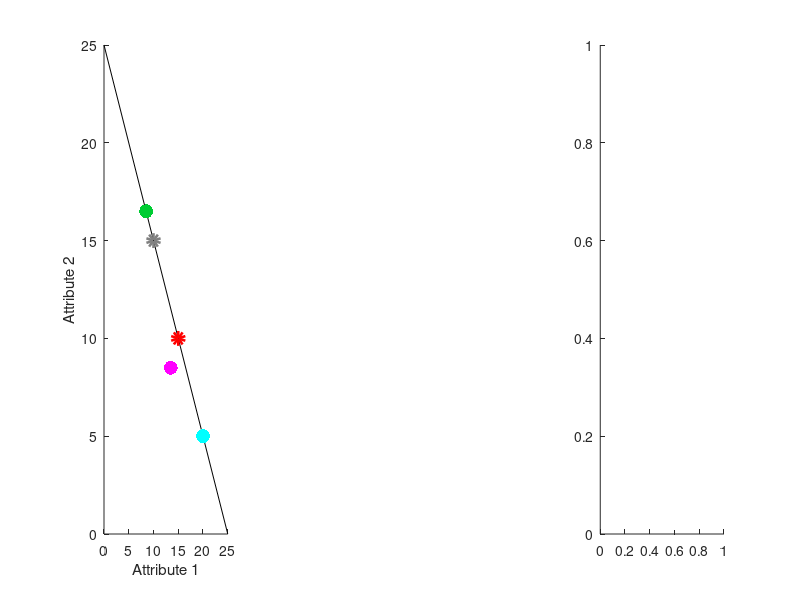

The MATLAB source for this figure: (Note: this script raises an error after producing the figure.)
%% fig 3 e-h intercorrelation of decoy effects
clear
clc
fspace = -90:90;
Xsmat  = 30;
X = [15,10];
Y = [10,15];
Z = [8.5,16.5];
maxtwmat = linspace(8,16,40);
subslope = ones(40,1).*0.08;
trials = 100;
iterations = 100;

fig =figure;
set(fig,'Units','inches','position',[0,0,80,3.5])
subplot(1,4,1)
line([0 25],[25 0],'Color',[0,0,0])
hold on;
plot(X(1),X(2),'ro','linewidth',5);
plot(Y(1),Y(2),'o','color',[0.5,0.5,0.5],'linewidth',5);
plot(Z(:,1),Z(:,2),'.','MarkerEdgeColor',[0,0.8,0.2],'markersize',30);

for n = 1:length(maxtwmat)
    maxtw = maxtwmat(n);
    scaly = 440;
    
    sigmat1 = maxtw-(normpdf(fspace,Z(1),Xsmat)*scaly);
    PX1 = normpdf(X(1),fspace,sigmat1);
    PY1 = normpdf(Y(1),fspace,sigmat1);
    X1  = PX1*fspace';
    Y1  = PY1*fspace';
    
    sigmat2 = maxtw-(normpdf(fspace,Z(2),Xsmat)*scaly);
    PX2 = normpdf(X(2),fspace,sigmat2);
    PY2 = normpdf(Y(2),fspace,sigmat2);
    X2  = PX2*fspace';
    Y2  = PY2*fspace';
    allX = X1+X2;
    allY = Y1+Y2;
    XYdiff = allX-allY;
    
    for iter = 1:iterations
        ndiff = repmat(XYdiff,[trials,1])+randn(trials,1).*subslope(n);
        mch   =  ndiff>0;
        PRST_sim(n,iter) = mean(mch);
    end

end
% compromise
fspace = -90:90;
Xsmat  = 30;
X = [15,10];
Y = [10,15];
Z = [20,5];
plot(Z(:,1),Z(:,2),'.','MarkerEdgeColor',[0,1,1],'markersize',30);
for n = 1:length(maxtwmat)
    maxtw = maxtwmat(n);
    scaly = 440;
    
    sigmat1 = maxtw-(normpdf(fspace,Z(1),Xsmat)*scaly);
    PX1 = normpdf(X(1),fspace,sigmat1);
    PY1 = normpdf(Y(1),fspace,sigmat1);
    X1  = PX1*fspace';
    Y1  = PY1*fspace';
    
    sigmat2 = maxtw-(normpdf(fspace,Z(2),Xsmat)*scaly);
    PX2 = normpdf(X(2),fspace,sigmat2);
    PY2 = normpdf(Y(2),fspace,sigmat2);
    X2  = PX2*fspace';
    Y2  = PY2*fspace';
    allX = X1+X2;
    allY = Y1+Y2;
    XYdiff = allX-allY;
    
    for iter = 1:iterations
        ndiff = repmat(XYdiff,[trials,1])+randn(trials,1).*subslope(n);
        mch   =  ndiff>0;
        PRST_comp(n,iter) = mean(mch);
    end

end

% attraction
fspace = -90:90;
Xsmat  = 30;
X = [15,10];
Y = [10,15];
a = sum(X);
Z = [13.5,8.5];

plot(Z(:,1),Z(:,2),'.','MarkerEdgeColor',[1,0,1],'markersize',30);
for n = 1:length(maxtwmat)
    maxtw = maxtwmat(n);
    scaly = 440;
    
    sigmat1 = maxtw-(normpdf(fspace,Z(1),Xsmat)*scaly);
    PX1 = normpdf(X(1),fspace,sigmat1);
    PY1 = normpdf(Y(1),fspace,sigmat1);
    X1  = PX1*fspace';
    Y1  = PY1*fspace';
    
    sigmat2 = maxtw-(normpdf(fspace,Z(2),Xsmat)*scaly);
    PX2 = normpdf(X(2),fspace,sigmat2);
    PY2 = normpdf(Y(2),fspace,sigmat2);
    X2  = PX2*fspace';
    Y2  = PY2*fspace';
    allX = X1+X2;
    allY = Y1+Y2;
    XYdiff = allX-allY;
    for iter = 1:iterations
        ndiff = repmat(XYdiff,[trials,1])+randn(trials,1).*subslope(n);
        mch   =  ndiff>0;
        PRST_attr(n,iter) = mean(mch);
    end
end
ylim([0 25])
xlim([0 25])
xlabel('Attribute 1')
ylabel('Attribute 2')
%% plot
subplot(1,4,4)
suptitle('decoy intercorrelation - fig. 3')
for n = 1:length(maxtwmat)
    hold on;
    plot(PRST_sim(n,:),PRST_comp(n,:),'.','color',[1-(0.025*n),0,0.025*n],'markersize',5)
end

p2 = polyfit(PRST_sim(:),PRST_comp(:),1);
f2 = polyval(p2,PRST_sim(:));
hold on;plot(PRST_sim(:),f2,'color','k','linewidth',2);
xlabel('Similarity')
ylabel('Compromise')
ylim([0 1])
xlim([0 1])


subplot(1,4,2)
for n = 1:length(maxtwmat)
    hold on;
    plot(PRST_attr(n,:),PRST_comp(n,:),'.','color',[1-(0.025*n),0,0.025*n],'markersize',5)
end
xlabel('Attraction')
ylabel('Compromise')
p2 = polyfit(PRST_attr(:),PRST_comp(:),1);
f2 = polyval(p2,PRST_attr(:));
hold on;plot(PRST_attr(:),f2,'color','k','linewidth',2);
ylim([0 1])
xlim([0 1])

subplot(1,4,3)
for n = 1:length(maxtwmat)
    hold on;
    plot(PRST_attr(n,:),PRST_sim(n,:),'.','color',[1-(0.025*n),0,0.025*n],'markersize',5)
end
xlabel('Attraction')
ylabel('Similarity')
p2 = polyfit(PRST_attr(:),PRST_sim(:),1);
f2 = polyval(p2,PRST_attr(:));
hold on;plot(PRST_attr(:),f2,'color','k','linewidth',2);
ylim([0 1])
xlim([0 1])
